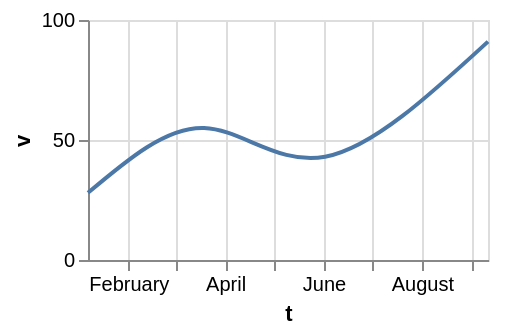

Write a Vega-Lite specification for this figure.
### Vega-Lite specification from a JSON file in a GitHub repository (floating-point values rounded to 4 significant figures)
{"$schema": "https://vega.github.io/schema/vega-lite/v6.json", "width": 200, "height": 120, "data": {"values": [{"c": "alpha", "v": 28, "w": 3, "t": "2024-01-07"}, {"c": "beta", "v": 55, "w": 7, "t": "2024-03-19"}, {"c": "gamma", "v": 43, "w": 5, "t": "2024-06-02"}, {"c": "delta", "v": 91, "w": 9, "t": "2024-09-11"}]}, "mark": {"type": "line", "interpolate": "natural"}, "encoding": {"x": {"field": "t", "type": "temporal"}, "y": {"field": "v", "type": "quantitative"}}}
